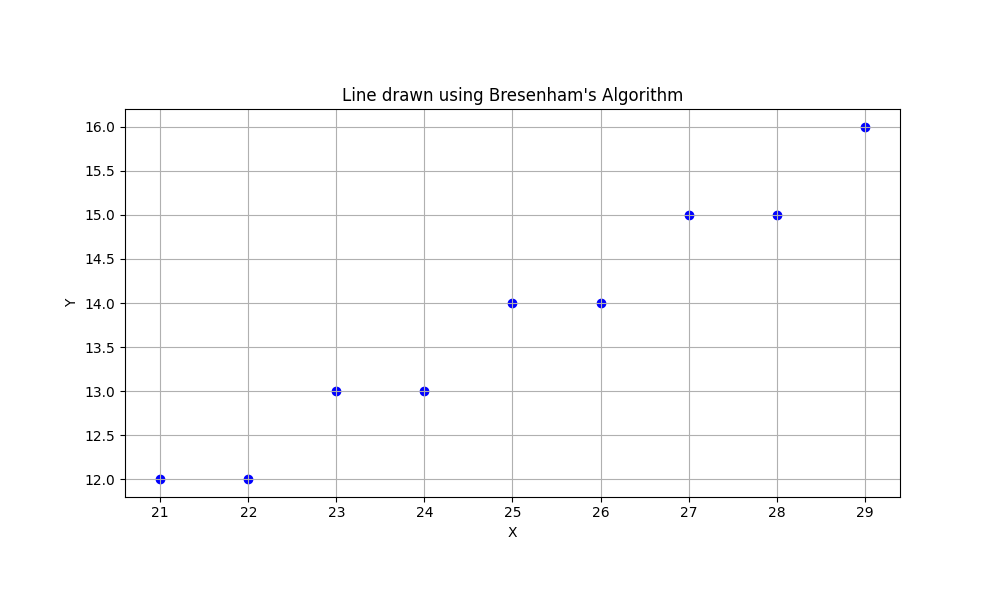

Recreate this plot in Python.
import matplotlib.pyplot as plt 

def bresenham(x1, y1, x2, y2):
    points = []  
    
    dx = abs(x2 - x1)
    dy = abs(y2 - y1)
    sx = 1 if x1 < x2 else -1
    sy = 1 if y1 < y2 else -1
    
    if dx > dy:
        err = dx // 2
        while x1 != x2:
            points.append((x1, y1))
            err -= dy
            if err < 0:
                y1 += sy
                err += dx
            x1 += sx
        points.append((x2, y2))
    else:
        err = dy // 2
        while y1 != y2:
            points.append((x1, y1))
            err -= dx
            if err < 0:
                x1 += sx
                err += dy
            y1 += sy
        points.append((x2, y2))  

    return points


x1, y1 = 21, 12
x2, y2 = 29, 16


points_on_line = bresenham(x1, y1, x2, y2)


x_coords, y_coords = zip(*points_on_line)


plt.figure(figsize=(10, 6))
plt.scatter(x_coords, y_coords, color='blue') 

plt.gca().set_aspect('equal', adjustable='box') 
plt.title('Line drawn using Bresenham\'s Algorithm') 
plt.xlabel('X') 
plt.ylabel('Y')  
plt.grid(True)  
plt.show() 
